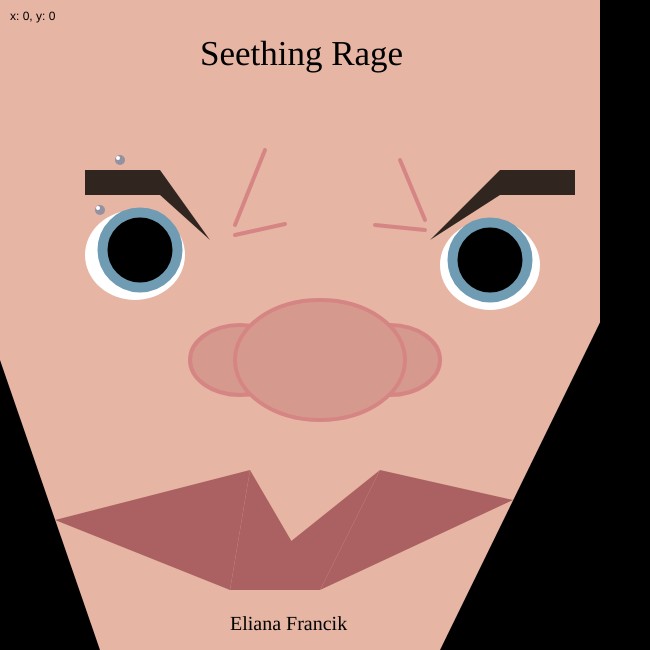
Frame 1 (no input)
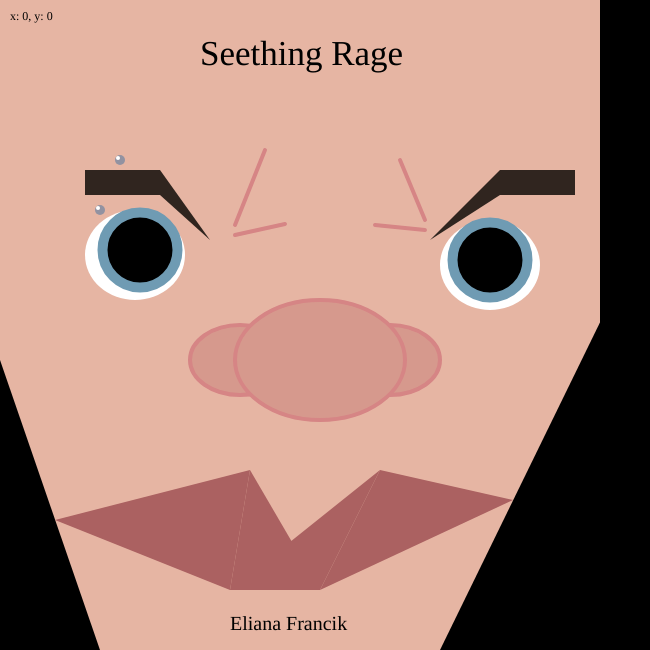
Frame 60 (no input)
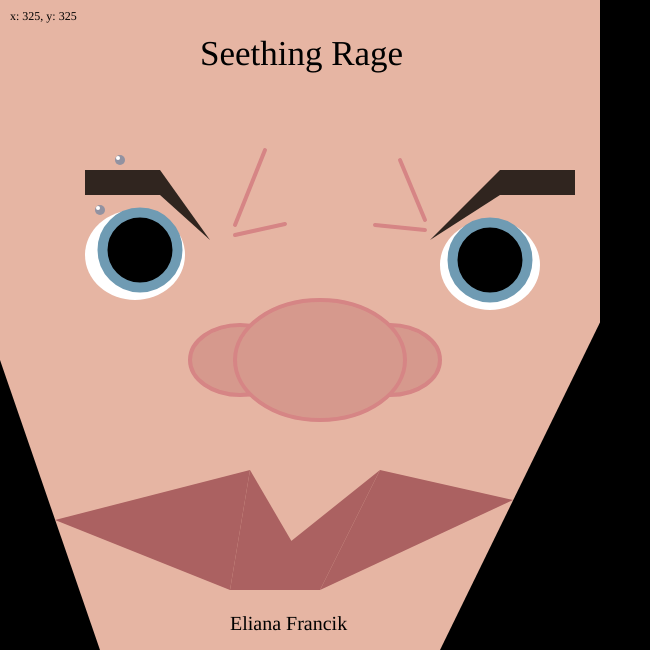
Frame 120 (the mouse pressed at the canvas centre since frame 60)

The p5.js sketch that drew these frames (run headless with seeded random() and noise() and a simulated clock; from frame 60 on, the mouse is pressed at the canvas centre):

// p5.js sketch
// ── sketch.js

function setup(){
    createCanvas(650, 650);
}

function draw(){
    background(230, 181, 163);

    // Coordinates
    fill(0);
    noStroke();
    textSize(12);
    text("x: " + round(mouseX) + ", y: " + round(mouseY), 10, 20);


    // Eyewhites
    fill(255);
    ellipse(490,265,100,90);
    ellipse(135,255,100,90);


    // Pupils and Irises
    stroke(111, 155, 179)
    strokeWeight(10)
    fill(0)
    circle(490,260,75)
    circle(140,250,75)


    // Background
    fill(0)
    noStroke();
    triangle(440, 650, 650, 220, 650, 650);
    triangle(100, 650, 0, 360, 0, 650);
    rect(600, 0, 100, 350)

    // Eyebrows
    fill(48, 37, 31)
    rect(500,170,75,25);
    triangle(430, 240, 500, 170, 500, 195);
    rect(85,170,75,25);
    triangle(160, 170, 210, 240, 160, 195);


    // Eyebrow Piercing
    stroke(146, 146, 161);
    strokeWeight(10);
    point(100,210);
    point(120,160);

    stroke(255, 255, 255);
    strokeWeight(4);
    point(98,208);
    point(118,158);


    // Wrinklies
    stroke(214, 133, 133);
    strokeWeight(4);
    line(235,225, 265,150);
    line(425,220, 400,160);
    line(235,235, 285,224);
    line(425,230, 375,225);


    // Nose
    fill(214, 153, 141);
    ellipse(240,360, 100,70);
    ellipse(390,360, 100,70);
    ellipse(320,360, 170,120);


    // Lips
    fill(171, 97, 97);
    noStroke();
    triangle(55,520, 250,470, 230,590);
    triangle(250,470, 230,590, 320,590);
    triangle(230,590, 380,470, 320,590);
    triangle(320,590, 380,470, 513,500);


    // Text
    fill(0);
    textSize(20);
    textFont('Times New Roman');
    text('Eliana Francik', 230, 630);
    textSize(35);
    text('Seething Rage', 200, 65);
    
}
